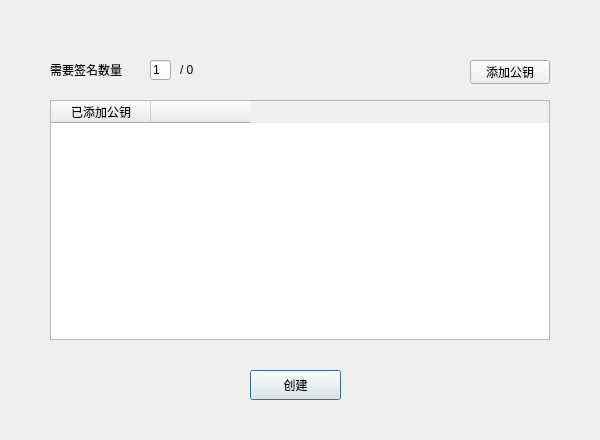
<?xml version="1.0" encoding="UTF-8"?>
<ui version="4.0">
 <class>CreateMultisigDialog</class>
 <widget class="QDialog" name="CreateMultisigDialog">
  <property name="geometry">
   <rect>
    <x>0</x>
    <y>0</y>
    <width>600</width>
    <height>440</height>
   </rect>
  </property>
  <property name="windowTitle">
   <string>Dialog</string>
  </property>
  <widget class="QTableWidget" name="tableWidget">
   <property name="geometry">
    <rect>
     <x>50</x>
     <y>100</y>
     <width>500</width>
     <height>240</height>
    </rect>
   </property>
   <column>
    <property name="text">
     <string>已添加公钥</string>
    </property>
   </column>
   <column>
    <property name="text">
     <string/>
    </property>
   </column>
  </widget>
  <widget class="QToolButton" name="addPubkeyBtn">
   <property name="geometry">
    <rect>
     <x>470</x>
     <y>60</y>
     <width>80</width>
     <height>24</height>
    </rect>
   </property>
   <property name="text">
    <string>添加公钥</string>
   </property>
  </widget>
  <widget class="QLabel" name="label">
   <property name="geometry">
    <rect>
     <x>50</x>
     <y>60</y>
     <width>91</width>
     <height>20</height>
    </rect>
   </property>
   <property name="text">
    <string>需要签名数量</string>
   </property>
  </widget>
  <widget class="QLineEdit" name="numLineEdit">
   <property name="geometry">
    <rect>
     <x>150</x>
     <y>60</y>
     <width>21</width>
     <height>20</height>
    </rect>
   </property>
   <property name="text">
    <string>1</string>
   </property>
  </widget>
  <widget class="QLabel" name="numLabel">
   <property name="geometry">
    <rect>
     <x>180</x>
     <y>60</y>
     <width>40</width>
     <height>20</height>
    </rect>
   </property>
   <property name="text">
    <string>/ 0</string>
   </property>
  </widget>
  <widget class="QPushButton" name="createBtn">
   <property name="geometry">
    <rect>
     <x>250</x>
     <y>370</y>
     <width>91</width>
     <height>30</height>
    </rect>
   </property>
   <property name="text">
    <string>创建</string>
   </property>
  </widget>
 </widget>
 <resources/>
 <connections/>
</ui>
